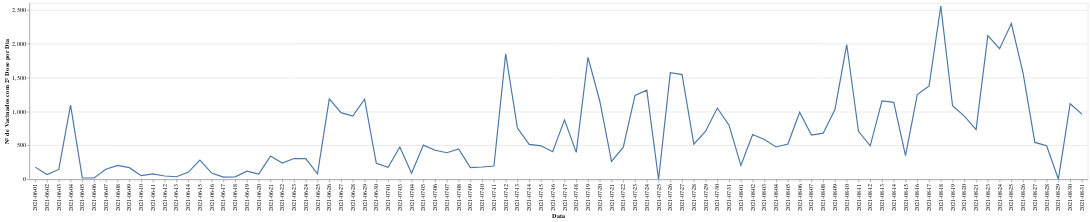

Source (notebook cell):
### Code cell
alt.Chart(federais_vacina2Dose).mark_line().encode(
    alt.X('Data', title='Data'),
    alt.Y('Vacinados', title='Nº de Vacinados com 2º Dose por Dia')
)

### Figure 1 — Vega-Lite specification as saved in the notebook (floating-point values rounded to 4 significant figures)
{"config": {"view": {"continuousWidth": 400, "continuousHeight": 300}}, "data": {"name": "data-9968da2292009c9a7707eefc84db1708"}, "mark": "line", "encoding": {"x": {"type": "nominal", "field": "Data", "title": "Data"}, "y": {"type": "quantitative", "field": "Vacinados", "title": "Nº de Vacinados com 2º Dose por Dia"}}, "$schema": "https://vega.github.io/schema/vega-lite/v4.8.1.json", "datasets": {"data-9968da2292009c9a7707eefc84db1708": [{"Data": "2021-06-01", "Vacinados": 180}, {"Data": "2021-06-02", "Vacinados": 70}, {"Data": "2021-06-03", "Vacinados": 146}, {"Data": "2021-06-04", "Vacinados": 1095}, {"Data": "2021-06-05", "Vacinados": 21}, {"Data": "2021-06-06", "Vacinados": 20}, {"Data": "2021-06-07", "Vacinados": 149}, {"Data": "2021-06-08", "Vacinados": 206}, {"Data": "2021-06-09", "Vacinados": 172}, {"Data": "2021-06-10", "Vacinados": 54}, {"Data": "2021-06-11", "Vacinados": 81}, {"Data": "2021-06-12", "Vacinados": 49}, {"Data": "2021-06-13", "Vacinados": 38}, {"Data": "2021-06-14", "Vacinados": 103}, {"Data": "2021-06-15", "Vacinados": 284}, {"Data": "2021-06-16", "Vacinados": 92}, {"Data": "2021-06-17", "Vacinados": 33}, {"Data": "2021-06-18", "Vacinados": 37}, {"Data": "2021-06-19", "Vacinados": 120}, {"Data": "2021-06-20", "Vacinados": 79}, {"Data": "2021-06-21", "Vacinados": 343}, {"Data": "2021-06-22", "Vacinados": 239}, {"Data": "2021-06-23", "Vacinados": 307}, {"Data": "2021-06-24", "Vacinados": 305}, {"Data": "2021-06-25", "Vacinados": 82}, {"Data": "2021-06-26", "Vacinados": 1186}, {"Data": "2021-06-27", "Vacinados": 983}, {"Data": "2021-06-28", "Vacinados": 934}, {"Data": "2021-06-29", "Vacinados": 1181}, {"Data": "2021-06-30", "Vacinados": 236}, {"Data": "2021-07-01", "Vacinados": 176}, {"Data": "2021-07-03", "Vacinados": 476}, {"Data": "2021-07-04", "Vacinados": 91}, {"Data": "2021-07-05", "Vacinados": 504}, {"Data": "2021-07-06", "Vacinados": 429}, {"Data": "2021-07-07", "Vacinados": 392}, {"Data": "2021-07-08", "Vacinados": 447}, {"Data": "2021-07-09", "Vacinados": 172}, {"Data": "2021-07-10", "Vacinados": 182}, {"Data": "2021-07-11", "Vacinados": 197}, {"Data": "2021-07-12", "Vacinados": 1849}, {"Data": "2021-07-13", "Vacinados": 757}, {"Data": "2021-07-14", "Vacinados": 515}, {"Data": "2021-07-15", "Vacinados": 494}, {"Data": "2021-07-16", "Vacinados": 407}, {"Data": "2021-07-17", "Vacinados": 877}, {"Data": "2021-07-18", "Vacinados": 398}, {"Data": "2021-07-19", "Vacinados": 1799}, {"Data": "2021-07-20", "Vacinados": 1155}, {"Data": "2021-07-21", "Vacinados": 264}, {"Data": "2021-07-22", "Vacinados": 474}, {"Data": "2021-07-23", "Vacinados": 1237}, {"Data": "2021-07-24", "Vacinados": 1314}, {"Data": "2021-07-25", "Vacinados": 1}, {"Data": "2021-07-26", "Vacinados": 1571}, {"Data": "2021-07-27", "Vacinados": 1544}, {"Data": "2021-07-28", "Vacinados": 517}, {"Data": "2021-07-29", "Vacinados": 709}, {"Data": "2021-07-30", "Vacinados": 1051}, {"Data": "2021-07-31", "Vacinados": 795}, {"Data": "2021-08-01", "Vacinados": 204}, {"Data": "2021-08-02", "Vacinados": 660}, {"Data": "2021-08-03", "Vacinados": 586}, {"Data": "2021-08-04", "Vacinados": 477}, {"Data": "2021-08-05", "Vacinados": 520}, {"Data": "2021-08-06", "Vacinados": 990}, {"Data": "2021-08-07", "Vacinados": 653}, {"Data": "2021-08-08", "Vacinados": 680}, {"Data": "2021-08-09", "Vacinados": 1030}, {"Data": "2021-08-10", "Vacinados": 1987}, {"Data": "2021-08-11", "Vacinados": 708}, {"Data": "2021-08-12", "Vacinados": 494}, {"Data": "2021-08-13", "Vacinados": 1157}, {"Data": "2021-08-14", "Vacinados": 1135}, {"Data": "2021-08-15", "Vacinados": 351}, {"Data": "2021-08-16", "Vacinados": 1250}, {"Data": "2021-08-17", "Vacinados": 1376}, {"Data": "2021-08-18", "Vacinados": 2553}, {"Data": "2021-08-19", "Vacinados": 1085}, {"Data": "2021-08-20", "Vacinados": 931}, {"Data": "2021-08-21", "Vacinados": 733}, {"Data": "2021-08-23", "Vacinados": 2117}, {"Data": "2021-08-24", "Vacinados": 1925}, {"Data": "2021-08-25", "Vacinados": 2297}, {"Data": "2021-08-26", "Vacinados": 1561}, {"Data": "2021-08-27", "Vacinados": 544}, {"Data": "2021-08-28", "Vacinados": 495}, {"Data": "2021-08-29", "Vacinados": 2}, {"Data": "2021-08-30", "Vacinados": 1114}, {"Data": "2021-08-31", "Vacinados": 961}]}}
